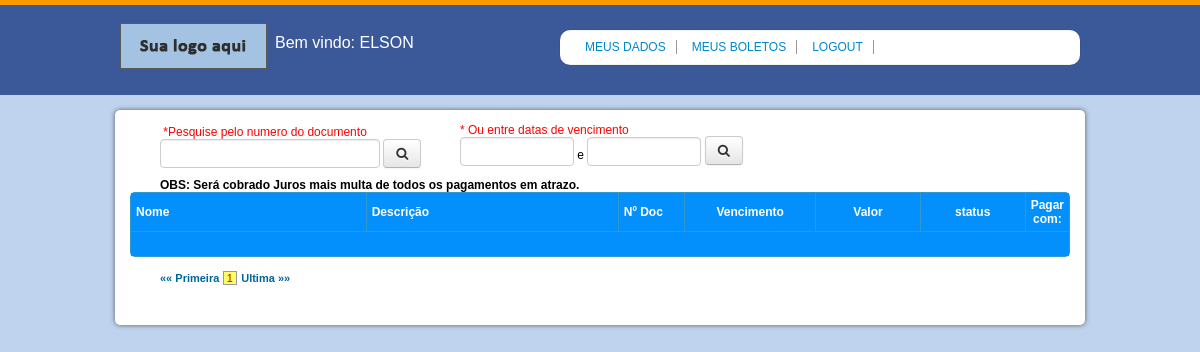
Page /cliente/inicio.php?pg=lista (signed in) on the committed database.
### tables this page shows
CREATE TABLE `config` (
  `id` int(10) NOT NULL AUTO_INCREMENT,
  `nome` varchar(200) NOT NULL,
  `email` varchar(200) NOT NULL,
  `cpf` varchar(50) NOT NULL,
  `endereco` varchar(250) NOT NULL,
  `cidade` varchar(200) NOT NULL,
  `uf` varchar(2) NOT NULL,
  `logo` varchar(200) NOT NULL,
  `receber` varchar(3) NOT NULL,
  `dias` varchar(2) NOT NULL,
  `multa_atrazo` varchar(10) NOT NULL,
  `juro` varchar(50) NOT NULL,
  `demo1` varchar(200) NOT NULL,
  `demo2` varchar(200) NOT NULL,
  `demo3` varchar(200) NOT NULL,
  `demo4` varchar(200) NOT NULL,
  PRIMARY KEY (`id`)
);

CREATE TABLE `cliente` (
  `id_cliente` int(30) NOT NULL AUTO_INCREMENT,
  `id_grupo` int(30) NOT NULL,
  `nome` varchar(200) NOT NULL,
  `cpfcnpj` varchar(18) NOT NULL,
  `rg` varchar(20) NOT NULL,
  `inscricao` varchar(50) NOT NULL,
  `endereco` varchar(200) NOT NULL,
  `numero` int(10) NOT NULL,
  `complemento` varchar(200) NOT NULL,
  `bairro` varchar(200) NOT NULL,
  `cidade` varchar(200) NOT NULL,
  `uf` varchar(20) NOT NULL,
  `telefone` varchar(20) NOT NULL,
  `cep` varchar(15) NOT NULL,
  `email` varchar(250) NOT NULL,
  `obs` text NOT NULL,
  `valor` decimal(10,2) NOT NULL,
  `bloqueado` varchar(1) NOT NULL,
  `senha` varchar(10) NOT NULL,
  PRIMARY KEY (`id_cliente`)
);

### cliente/inicio.php (the view, shortened to what this page needs)
<!DOCTYPE HTML>
<html>
<head>
<link href="css/log.css" rel="stylesheet" type="text/css">
<link href="css/jquery-uicss.css" rel="stylesheet" type="text/css">
<link rel="stylesheet" type="text/css" href="../css/icons.css" />
<link href="css/principal.css" rel="stylesheet" type="text/css">
<link href="css/styles.css" rel="stylesheet" type="text/css">
<link rel="stylesheet" type="text/css" href="../css/font-awesome.min.css" />
<link href="../css/jquery-ui-1.10.4.custom.css" rel="stylesheet" type="text/css">
</head>
<body>
<?php
$empresa = $_SESSION['cpfcnpj_session'];
$sql = mysql_query("SELECT * FROM cliente WHERE cpfcnpj = '$empresa'") or die(mysql_error());
$dad = mysql_fetch_array($sql);
$log = mysql_query("SELECT * FROM config");
$linha = mysql_fetch_array($log);
?>
<div id="topo"></div>
<div id="capamenu">
<div id="logoc"><img src="../boleto/imagens/<?php echo $linha['logo'] ?>" width="147" height="46"></div>
<div id="bvindo">Bem vindo: <?php echo $dad['nome']; ?></div>
	<div id="menu">
    	<ul>
        	<li><a href="?pag=lancafatura" class="btn-link" style="text-decoration:none;">MEUS DADOS</a></li>
        	<li><a href="?pg=lista" class="btn-link" style="text-decoration:none;">MEUS BOLETOS</a></li>
      		<li><a href="sair.php" class="btn-link" style="text-decoration:none;">LOGOUT</a></li>
        </ul>
    </div>
</div>
<div id="conteudo">
<?php
if(isset($_GET['pg']) == 'lista'){
	include "lista.php";
}
elseif(isset($_GET['pag']) == 'lancafatura'){
	include "lancafatura.php";
}
else{
	include "lancafatura.php";
}
?>
</body>
</html>

### cliente/css/log.css (style rules this page uses)
* { margin:0; padding:0; }
body { background-color:#bfd3ee; font-family:sans-serif; }
#topo { height:5px; background:#FF9900; text-align:center; color:#FFFFFF; }
#logoc { float:left; margin-left:10%; margin-top:18px; }
#capamenu { width:100%; height:90px; background:#3b5998; }
#conteudo { width:80%; height:98%; margin:15px auto; padding:10px 5px; background:#FFFFFF; -webkit-box-shadow: 0px 0px 5px 0px rgba(50, 50, 50, 0.75); -moz-box-shadow: 0px 0px 5px 0px rgba(50, 50, 50, 0.75); box-shadow: 0px 0px 5px 0px rgba(50, 50, 50, 0.75); -webkit-border-radius: 5px; -moz-border-radius: 5px; border-radius: 5px; }
#bvindo { float:right; margin-right:9%; position:absolute; margin-left:10%; margin-top:30px; color:#FFF; left: 155px; top: 4px; }
#menu { width:500px; height:15px; padding:10px; margin-top:25px; background:#FFF; float:right; margin-right:10%; -webkit-border-radius: 10px; -moz-border-radius: 10px; border-radius: 10px; background: #ededed; background: -moz-linear-gradient(top, #ededed 0%, #ffffff 3%, #ffffff 97%, #e5e5e5 100%); background: -webkit-gradient(linear, left top, left bottom, color-stop(0%,#ededed), color-stop(3%,#ffffff), color-stop(97%,#ffffff), color-stop(100%,#e5e5e5)); background: -webkit-linear-gradient(top, #ededed 0%,#ffffff 3%,#ffffff 97%,#e5e5e5 100%); background: -o-linear-gradient(top, #ededed 0%,#ffffff 3%,#ffffff 97%,#e5e5e5 100%); background: -ms-linear-gradient(top, #ededed 0%,#ffffff 3%,#ffffff 97%,#e5e5e5 100%); background: linear-gradient(to bottom, #ededed 0%,#ffffff 3%,#ffffff 97%,#e5e5e5 100%); filter: progid:DXImageTransform.Microsoft.gradient( startColorstr='#ededed', endColorstr='#e5e5e5',GradientType=0 ); -webkit-box-shadow: 0px 0px 1px 0px rgba(50, 50, 50, 0.75); -moz-box-shadow: 0px 0px 1px 0px rgba(50, 50, 50, 0.75); box-shadow: 0px 0px 1px 0px rgba(50, 50, 50, 0.75); }
#menu ul li { list-style:none; float:left; margin-left:5px; border-right:1px solid #999; padding:0 10px 0 10px; font-size:12px; }

### cliente/css/principal.css (style rules this page uses)
#conteudo { min-width:650px; min-height:80%; }

### rows in the picture
config: logo (picture)
cliente: nome "ELSON"

### other values in the picture
$p "1"
